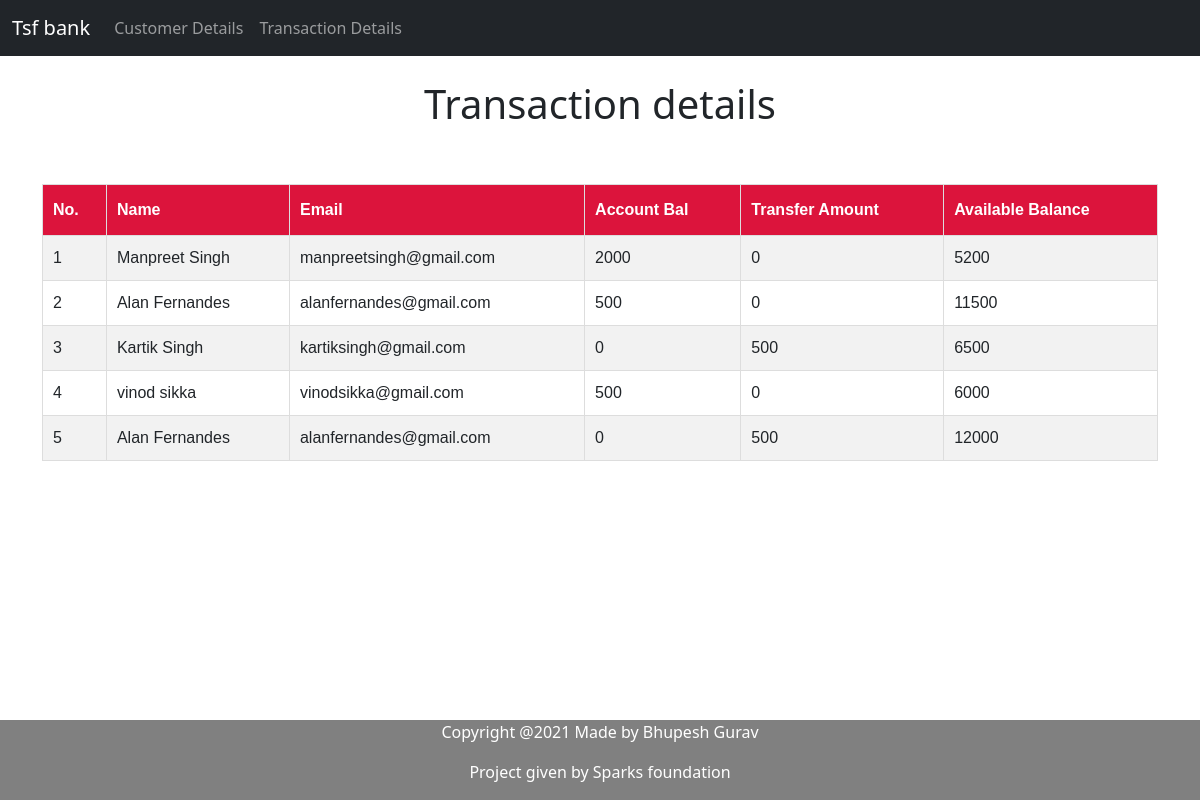
/transaction/, run on the app's committed database.
### bankapp/models.py (models this page shows, shortened)
class transactionDetail(models.Model):
	name = models.CharField('Transactions Name', max_length = 100)
	email = models.EmailField('Transaction Email',max_length = 100)
	debitted_amt = models.IntegerField()
	credited_amt = models.IntegerField()
	account_bal = models.IntegerField()

### bankapp/views.py (the view)
# urls.py: path('transaction/',views.transaction_details, name="transaction"),
def transaction_details(request):
	transaction = transactionDetail.objects.all()
	return render(request, 'bankapp/transaction.html',{'transaction':transaction})

### bankapp/templates/bankapp/transaction.html (shortened to what this page needs)
{% extends 'bankapp/base.html' %}
{% load static %}
{% block content %}
<!DOCTYPE html>
<html lang = "en">
<head>
	<link rel="stylesheet" href="{% static 'bankapp/css/styles.css'%}">
</head>
<body>
	<h1><center> Transaction details</center></h1>
	<br></br>
	<center>
		<table class="c_table">
				<tr>
					<th>No.</th>
					<th>Name</th>
					<th>Email</th>
					<th>Account Bal</th>
					<th>Transfer Amount</th>
					<th>Available Balance</th>
				</tr>
				{% for list in transaction %}
				<tr>
					<td>{{list.id}}</td>
					<td>{{list.name}}</td>
					<td>{{list.email}}</td>
					<td>{{list.debitted_amt}}</td>
					<td>{{list.credited_amt}}</td>
					<td>{{list.account_bal}}</td>
				</tr>
				{% endfor %}
		</table>
	</center>
</body>
{% endblock %}

### bankapp/static/bankapp/css/styles.css (style rules this page uses)
* { box-sizing: border-box; }
.c_table { font-family: Arial, Helvetica, sans-serif; border-collapse: collapse; width: 100%; }
.c_table td, .c_table th { border: 1px solid #ddd; padding: 10px; }
.c_table tr:nth-child(even) { background-color: #f2f2f2; }
.c_table th { padding-top: 13px; padding-bottom: 13px; text-align: left; background-color: crimson; color: white; }

### data on the page
transactionDetail: id "1", name "Manpreet Singh", email "manpreetsingh@gmail.com", debitted_amt "2000", credited_amt "0", account_bal "5200"
transactionDetail: id "2", name "Alan Fernandes", email "alanfernandes@gmail.com", debitted_amt "500", credited_amt "0", account_bal "11500"
transactionDetail: id "3", name "Kartik Singh", email "kartiksingh@gmail.com", debitted_amt "0", credited_amt "500", account_bal "6500"
transactionDetail: id "4", name "vinod sikka", email "vinodsikka@gmail.com", debitted_amt "500", credited_amt "0", account_bal "6000"
transactionDetail: id "5", name "Alan Fernandes", email "alanfernandes@gmail.com", debitted_amt "0", credited_amt "500", account_bal "12000"
